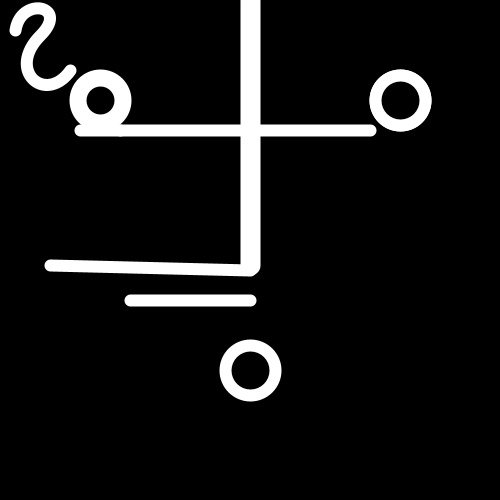
Frame 1 (no input)
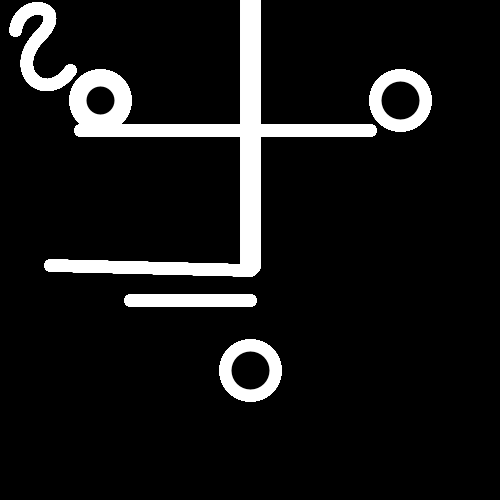
Frame 60 (the mouse pressed at the canvas centre just before this capture)
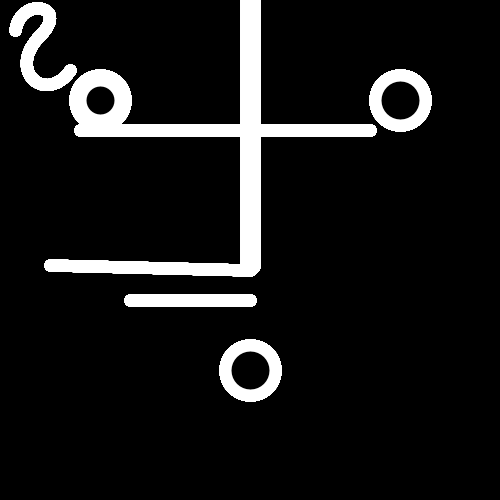
Frame 120 (the mouse held since frame 60 and released just before this capture)

The Processing sketch that drew these frames (run headless with seeded random() and noise(); from frame 60 on, the mouse is pressed at the canvas centre):

// Processing sketch: processing_64103
// ── processing_64103.pde


int value =50;
int x= 250;
int d =265; 

void setup(){
  smooth();

size(500,500);
background(0);

}

void draw(){
  smooth();
strokeWeight(20);
stroke(255);
smooth();
line(x,0,x,265);
strokeWeight(12);
line(x,270, value,265);

  smooth();
ellipse(100,100,value,value);
  smooth();

ellipse(400, 100,value,value);
  smooth();
fill(0);
smooth();
ellipse(100,100,40,40);
ellipse(400, 100,value,value);

ellipse( 250, 370, value,value);

line(80,130,120,130);

line(370,130,120,130);
smooth();
noFill();
beginShape();
vertex(15, 30);
bezierVertex(20, -5, 70, 5, 40, 35);
bezierVertex(5, 70, 45, 105, 70, 70);
endShape();

line( 250,300, 130,300);
}

/*/ 
void mousePressed(){
  
  if (value== 50){
    value=110;}
    else{value=50;}
}

/*/
void mouseMoved(){
 value = value +5;
 
   if(value>120)
   value=0;
   
   {
     
 }
}
